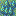

A 2D game scene composited from a Tiled map and its tileset images. What follows is a short description and the map's XML, with every tile layer's data as written:
An orthogonal 1x1 tile map with 16x16 px tiles, 1 tile layer (Tile Layer 1).

<map version="1.5" tiledversion="1.7.2" orientation="orthogonal" renderorder="right-down" width="1" height="1" tilewidth="16" tileheight="16" infinite="0" nextlayerid="2" nextobjectid="1">
 <tileset firstgid="1" name="../TilesetPreviews/UpdatedVillage" tilewidth="16" tileheight="16" tilecount="1024" columns="32">
  <image source="UpdatedVillage.png" trans="ffffff" width="512" height="512" />
 </tileset>
 <layer id="1" name="Tile Layer 1" width="1" height="1">
  <properties>
   <property name="Anims1" value="UpdatedVillageAnimations" />
   <property name="ChapterID" value="Debug2Ch" />
   <property name="Main" value="" />
   <property name="MapID" value="Debug2Map" />
   <property name="ObjectType" value="UpdatedVillageObj" />
   <property name="PaletteID" value="UpdatedVillagePal" />
   <property name="TileConfig" value="UpdatedVillageConf" />
  </properties>
  <data>
   <tile gid="452" />
  </data>
 </layer>
</map>
